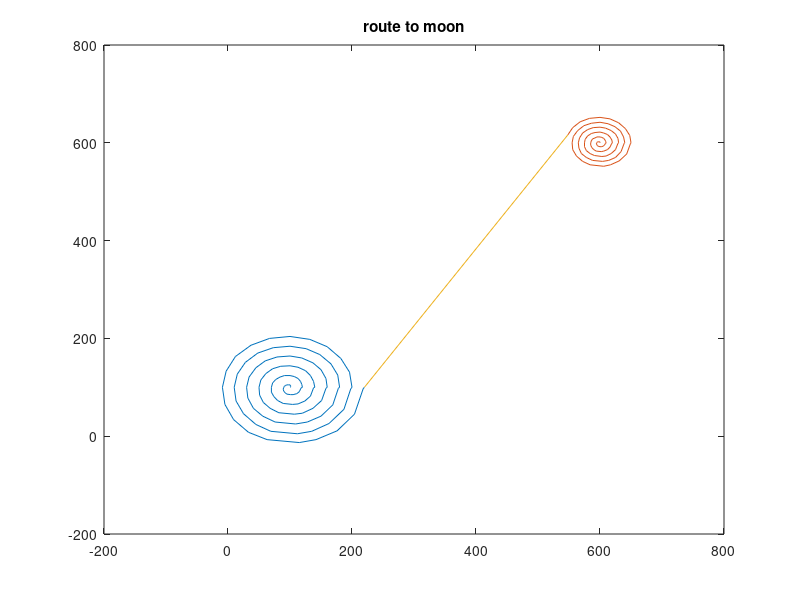

Here is the MATLAB script that generated this plot:
load('coordinates.txt');

val = coordinates';

y1 = val(:,1:4:end);
x1 = val(:,2:4:end);


y2 = val(:,3:4:end);
x2 = val(:,4:4:end);
x2 = x2(1:110);
y2 = y2(1:110);

x3= [ x1(end),x2(end)];
y3= [ y1(end),y2(end)];

 
 plot(x1,y1);
 hold on;
 plot(x2,y2);
 
 plot(x3,y3);
 title("route to moon");
 hold off;